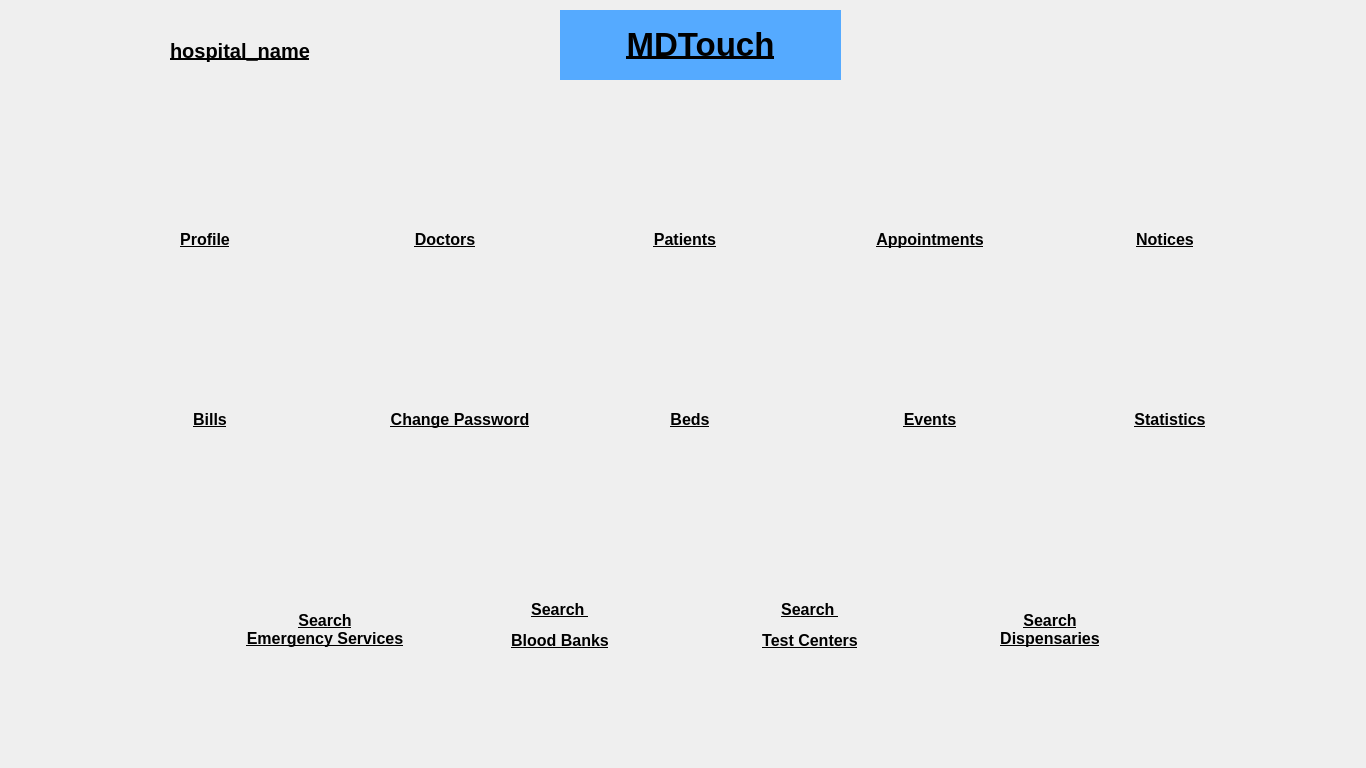
<?xml version="1.0" encoding="UTF-8"?>
<ui version="4.0">
 <class>hospitalHome</class>
 <widget class="QMainWindow" name="hospitalHome">
  <property name="geometry">
   <rect>
    <x>0</x>
    <y>0</y>
    <width>1366</width>
    <height>768</height>
   </rect>
  </property>
  <property name="windowTitle">
   <string>MainWindow</string>
  </property>
  <widget class="QWidget" name="centralwidget">
   <widget class="QLabel" name="searchBloodBanksLabel">
    <property name="geometry">
     <rect>
      <x>440</x>
      <y>590</y>
      <width>240</width>
      <height>71</height>
     </rect>
    </property>
    <property name="minimumSize">
     <size>
      <width>240</width>
      <height>40</height>
     </size>
    </property>
    <property name="maximumSize">
     <size>
      <width>240</width>
      <height>80</height>
     </size>
    </property>
    <property name="text">
     <string>&lt;html&gt;&lt;head/&gt;&lt;body&gt;&lt;p align=&quot;center&quot;&gt;&lt;span style=&quot; font-size:12pt; font-weight:600; text-decoration: underline;&quot;&gt;Search &lt;/span&gt;&lt;/p&gt;&lt;p align=&quot;center&quot;&gt;&lt;span style=&quot; font-size:12pt; font-weight:600; text-decoration: underline;&quot;&gt;Blood Banks&lt;/span&gt;&lt;/p&gt;&lt;/body&gt;&lt;/html&gt;</string>
    </property>
    <property name="alignment">
     <set>Qt::AlignCenter</set>
    </property>
   </widget>
   <widget class="QLabel" name="searchDispensariesLabel">
    <property name="geometry">
     <rect>
      <x>930</x>
      <y>590</y>
      <width>240</width>
      <height>80</height>
     </rect>
    </property>
    <property name="minimumSize">
     <size>
      <width>240</width>
      <height>80</height>
     </size>
    </property>
    <property name="maximumSize">
     <size>
      <width>240</width>
      <height>80</height>
     </size>
    </property>
    <property name="text">
     <string>&lt;html&gt;&lt;head/&gt;&lt;body&gt;&lt;p&gt;&lt;span style=&quot; font-size:12pt; font-weight:600; text-decoration: underline;&quot;&gt;Search&lt;br&gt;Dispensaries&lt;/span&gt;&lt;/p&gt;&lt;/body&gt;&lt;/html&gt;</string>
    </property>
    <property name="alignment">
     <set>Qt::AlignCenter</set>
    </property>
   </widget>
   <widget class="QPushButton" name="inbox">
    <property name="geometry">
     <rect>
      <x>1230</x>
      <y>10</y>
      <width>50</width>
      <height>50</height>
     </rect>
    </property>
    <property name="minimumSize">
     <size>
      <width>50</width>
      <height>50</height>
     </size>
    </property>
    <property name="maximumSize">
     <size>
      <width>50</width>
      <height>50</height>
     </size>
    </property>
    <property name="styleSheet">
     <string notr="true">border:none;</string>
    </property>
    <property name="text">
     <string/>
    </property>
    <property name="icon">
     <iconset>
      <normaloff>../../Images/inbox_1.png</normaloff>../../Images/inbox_1.png</iconset>
    </property>
    <property name="iconSize">
     <size>
      <width>50</width>
      <height>50</height>
     </size>
    </property>
   </widget>
   <widget class="QWidget" name="horizontalLayoutWidget_2">
    <property name="geometry">
     <rect>
      <x>20</x>
      <y>290</y>
      <width>1331</width>
      <height>111</height>
     </rect>
    </property>
    <layout class="QHBoxLayout" name="horizontalLayout_2">
     <item>
      <widget class="QPushButton" name="bills">
       <property name="minimumSize">
        <size>
         <width>100</width>
         <height>100</height>
        </size>
       </property>
       <property name="maximumSize">
        <size>
         <width>100</width>
         <height>100</height>
        </size>
       </property>
       <property name="styleSheet">
        <string notr="true">border:none;</string>
       </property>
       <property name="text">
        <string/>
       </property>
       <property name="icon">
        <iconset>
         <normaloff>../../Images/medical_bills.png</normaloff>../../Images/medical_bills.png</iconset>
       </property>
       <property name="iconSize">
        <size>
         <width>100</width>
         <height>100</height>
        </size>
       </property>
      </widget>
     </item>
     <item>
      <widget class="QPushButton" name="changePassword">
       <property name="minimumSize">
        <size>
         <width>100</width>
         <height>100</height>
        </size>
       </property>
       <property name="maximumSize">
        <size>
         <width>100</width>
         <height>100</height>
        </size>
       </property>
       <property name="styleSheet">
        <string notr="true">border:none;</string>
       </property>
       <property name="text">
        <string/>
       </property>
       <property name="icon">
        <iconset>
         <normaloff>../../Images/change_password.png</normaloff>../../Images/change_password.png</iconset>
       </property>
       <property name="iconSize">
        <size>
         <width>100</width>
         <height>100</height>
        </size>
       </property>
      </widget>
     </item>
     <item>
      <widget class="QPushButton" name="beds">
       <property name="minimumSize">
        <size>
         <width>100</width>
         <height>100</height>
        </size>
       </property>
       <property name="maximumSize">
        <size>
         <width>100</width>
         <height>100</height>
        </size>
       </property>
       <property name="styleSheet">
        <string notr="true">border:none;</string>
       </property>
       <property name="text">
        <string/>
       </property>
       <property name="icon">
        <iconset>
         <normaloff>../../Images/hospital_bed.png</normaloff>../../Images/hospital_bed.png</iconset>
       </property>
       <property name="iconSize">
        <size>
         <width>100</width>
         <height>100</height>
        </size>
       </property>
      </widget>
     </item>
     <item>
      <widget class="QPushButton" name="events">
       <property name="minimumSize">
        <size>
         <width>100</width>
         <height>100</height>
        </size>
       </property>
       <property name="maximumSize">
        <size>
         <width>100</width>
         <height>100</height>
        </size>
       </property>
       <property name="styleSheet">
        <string notr="true">border:none;</string>
       </property>
       <property name="text">
        <string/>
       </property>
       <property name="icon">
        <iconset>
         <normaloff>../../Images/event.jpg</normaloff>../../Images/event.jpg</iconset>
       </property>
       <property name="iconSize">
        <size>
         <width>100</width>
         <height>100</height>
        </size>
       </property>
      </widget>
     </item>
     <item>
      <widget class="QPushButton" name="statistics">
       <property name="minimumSize">
        <size>
         <width>100</width>
         <height>100</height>
        </size>
       </property>
       <property name="maximumSize">
        <size>
         <width>100</width>
         <height>100</height>
        </size>
       </property>
       <property name="styleSheet">
        <string notr="true">border:none;</string>
       </property>
       <property name="text">
        <string/>
       </property>
       <property name="icon">
        <iconset>
         <normaloff>../../Images/statistics.png</normaloff>../../Images/statistics.png</iconset>
       </property>
       <property name="iconSize">
        <size>
         <width>100</width>
         <height>100</height>
        </size>
       </property>
      </widget>
     </item>
    </layout>
   </widget>
   <widget class="QLabel" name="title">
    <property name="geometry">
     <rect>
      <x>560</x>
      <y>10</y>
      <width>281</width>
      <height>70</height>
     </rect>
    </property>
    <property name="sizePolicy">
     <sizepolicy hsizetype="Fixed" vsizetype="Fixed">
      <horstretch>0</horstretch>
      <verstretch>0</verstretch>
     </sizepolicy>
    </property>
    <property name="minimumSize">
     <size>
      <width>0</width>
      <height>50</height>
     </size>
    </property>
    <property name="maximumSize">
     <size>
      <width>400</width>
      <height>70</height>
     </size>
    </property>
    <property name="styleSheet">
     <string notr="true">background-color: rgb(85, 170, 255);</string>
    </property>
    <property name="text">
     <string>&lt;!DOCTYPE HTML PUBLIC &quot;-//W3C//DTD HTML 4.0//EN&quot; &quot;http://www.w3.org/TR/REC-html40/strict.dtd&quot;&gt;
&lt;html&gt;&lt;head&gt;&lt;meta name=&quot;qrichtext&quot; content=&quot;1&quot; /&gt;&lt;style type=&quot;text/css&quot;&gt;
p, li { white-space: pre-wrap; }
&lt;/style&gt;&lt;/head&gt;&lt;body style=&quot; font-family:'MS Shell Dlg 2'; font-size:8pt; font-weight:400; font-style:normal;&quot;&gt;
&lt;p align=&quot;center&quot; style=&quot; margin-top:12px; margin-bottom:12px; margin-left:0px; margin-right:0px; -qt-block-indent:0; text-indent:0px;&quot;&gt;&lt;span style=&quot; font-size:25pt; font-weight:600; text-decoration: underline;&quot;&gt;MDTouch&lt;/span&gt;&lt;/p&gt;&lt;/body&gt;&lt;/html&gt;</string>
    </property>
   </widget>
   <widget class="QLabel" name="appointmentsLabel">
    <property name="geometry">
     <rect>
      <x>840</x>
      <y>220</y>
      <width>180</width>
      <height>40</height>
     </rect>
    </property>
    <property name="minimumSize">
     <size>
      <width>180</width>
      <height>40</height>
     </size>
    </property>
    <property name="maximumSize">
     <size>
      <width>180</width>
      <height>40</height>
     </size>
    </property>
    <property name="text">
     <string>&lt;html&gt;&lt;head/&gt;&lt;body&gt;&lt;p&gt;&lt;span style=&quot; font-size:12pt; font-weight:600; text-decoration: underline;&quot;&gt;Appointments&lt;/span&gt;&lt;/p&gt;&lt;/body&gt;&lt;/html&gt;</string>
    </property>
    <property name="alignment">
     <set>Qt::AlignCenter</set>
    </property>
   </widget>
   <widget class="QWidget" name="horizontalLayoutWidget_3">
    <property name="geometry">
     <rect>
      <x>150</x>
      <y>480</y>
      <width>1071</width>
      <height>111</height>
     </rect>
    </property>
    <layout class="QHBoxLayout" name="horizontalLayout_3">
     <item>
      <widget class="QPushButton" name="searchEmergencyServices">
       <property name="minimumSize">
        <size>
         <width>100</width>
         <height>100</height>
        </size>
       </property>
       <property name="maximumSize">
        <size>
         <width>100</width>
         <height>100</height>
        </size>
       </property>
       <property name="styleSheet">
        <string notr="true">border:none;</string>
       </property>
       <property name="text">
        <string/>
       </property>
       <property name="icon">
        <iconset>
         <normaloff>../../Images/emergency.png</normaloff>../../Images/emergency.png</iconset>
       </property>
       <property name="iconSize">
        <size>
         <width>100</width>
         <height>100</height>
        </size>
       </property>
      </widget>
     </item>
     <item>
      <widget class="QPushButton" name="searchBloodBankCenters">
       <property name="minimumSize">
        <size>
         <width>100</width>
         <height>100</height>
        </size>
       </property>
       <property name="maximumSize">
        <size>
         <width>100</width>
         <height>100</height>
        </size>
       </property>
       <property name="styleSheet">
        <string notr="true">border:none;</string>
       </property>
       <property name="text">
        <string/>
       </property>
       <property name="icon">
        <iconset>
         <normaloff>../../Images/view_bloodBanks.png</normaloff>../../Images/view_bloodBanks.png</iconset>
       </property>
       <property name="iconSize">
        <size>
         <width>100</width>
         <height>100</height>
        </size>
       </property>
      </widget>
     </item>
     <item>
      <widget class="QPushButton" name="searchTestCenters">
       <property name="minimumSize">
        <size>
         <width>100</width>
         <height>100</height>
        </size>
       </property>
       <property name="maximumSize">
        <size>
         <width>100</width>
         <height>100</height>
        </size>
       </property>
       <property name="styleSheet">
        <string notr="true">border:none;</string>
       </property>
       <property name="text">
        <string/>
       </property>
       <property name="icon">
        <iconset>
         <normaloff>../../Images/search_testCenters.png</normaloff>../../Images/search_testCenters.png</iconset>
       </property>
       <property name="iconSize">
        <size>
         <width>100</width>
         <height>100</height>
        </size>
       </property>
      </widget>
     </item>
     <item>
      <widget class="QPushButton" name="searchDispensaries">
       <property name="minimumSize">
        <size>
         <width>100</width>
         <height>100</height>
        </size>
       </property>
       <property name="maximumSize">
        <size>
         <width>100</width>
         <height>100</height>
        </size>
       </property>
       <property name="styleSheet">
        <string notr="true">border:none;</string>
       </property>
       <property name="text">
        <string/>
       </property>
       <property name="icon">
        <iconset>
         <normaloff>../../Images/search_medicines.png</normaloff>../../Images/search_medicines.png</iconset>
       </property>
       <property name="iconSize">
        <size>
         <width>100</width>
         <height>100</height>
        </size>
       </property>
      </widget>
     </item>
    </layout>
   </widget>
   <widget class="QWidget" name="horizontalLayoutWidget">
    <property name="geometry">
     <rect>
      <x>20</x>
      <y>110</y>
      <width>1331</width>
      <height>109</height>
     </rect>
    </property>
    <layout class="QHBoxLayout" name="horizontalLayout">
     <item>
      <widget class="QPushButton" name="profile">
       <property name="minimumSize">
        <size>
         <width>100</width>
         <height>100</height>
        </size>
       </property>
       <property name="maximumSize">
        <size>
         <width>100</width>
         <height>100</height>
        </size>
       </property>
       <property name="styleSheet">
        <string notr="true">border:none;</string>
       </property>
       <property name="text">
        <string/>
       </property>
       <property name="icon">
        <iconset>
         <normaloff>../../Images/edit_profile.png</normaloff>../../Images/edit_profile.png</iconset>
       </property>
       <property name="iconSize">
        <size>
         <width>100</width>
         <height>100</height>
        </size>
       </property>
      </widget>
     </item>
     <item>
      <widget class="QPushButton" name="doctors">
       <property name="minimumSize">
        <size>
         <width>100</width>
         <height>100</height>
        </size>
       </property>
       <property name="maximumSize">
        <size>
         <width>100</width>
         <height>100</height>
        </size>
       </property>
       <property name="styleSheet">
        <string notr="true">border:none;</string>
       </property>
       <property name="text">
        <string/>
       </property>
       <property name="icon">
        <iconset>
         <normaloff>../../Images/doc.png</normaloff>../../Images/doc.png</iconset>
       </property>
       <property name="iconSize">
        <size>
         <width>100</width>
         <height>100</height>
        </size>
       </property>
      </widget>
     </item>
     <item>
      <widget class="QPushButton" name="patients">
       <property name="minimumSize">
        <size>
         <width>100</width>
         <height>100</height>
        </size>
       </property>
       <property name="maximumSize">
        <size>
         <width>100</width>
         <height>100</height>
        </size>
       </property>
       <property name="styleSheet">
        <string notr="true">border:none;</string>
       </property>
       <property name="text">
        <string/>
       </property>
       <property name="icon">
        <iconset>
         <normaloff>../../Images/patients.png</normaloff>../../Images/patients.png</iconset>
       </property>
       <property name="iconSize">
        <size>
         <width>100</width>
         <height>100</height>
        </size>
       </property>
      </widget>
     </item>
     <item>
      <widget class="QPushButton" name="appointments">
       <property name="minimumSize">
        <size>
         <width>100</width>
         <height>100</height>
        </size>
       </property>
       <property name="maximumSize">
        <size>
         <width>100</width>
         <height>100</height>
        </size>
       </property>
       <property name="styleSheet">
        <string notr="true">border:none;</string>
       </property>
       <property name="text">
        <string/>
       </property>
       <property name="icon">
        <iconset>
         <normaloff>../../Images/appointments.png</normaloff>../../Images/appointments.png</iconset>
       </property>
       <property name="iconSize">
        <size>
         <width>100</width>
         <height>100</height>
        </size>
       </property>
      </widget>
     </item>
     <item>
      <widget class="QPushButton" name="notices">
       <property name="minimumSize">
        <size>
         <width>100</width>
         <height>100</height>
        </size>
       </property>
       <property name="maximumSize">
        <size>
         <width>100</width>
         <height>100</height>
        </size>
       </property>
       <property name="styleSheet">
        <string notr="true">border:none;</string>
       </property>
       <property name="text">
        <string/>
       </property>
       <property name="icon">
        <iconset>
         <normaloff>../../Images/notices.png</normaloff>../../Images/notices.png</iconset>
       </property>
       <property name="iconSize">
        <size>
         <width>100</width>
         <height>100</height>
        </size>
       </property>
      </widget>
     </item>
    </layout>
   </widget>
   <widget class="QLabel" name="billsLabel">
    <property name="geometry">
     <rect>
      <x>90</x>
      <y>400</y>
      <width>240</width>
      <height>40</height>
     </rect>
    </property>
    <property name="minimumSize">
     <size>
      <width>240</width>
      <height>40</height>
     </size>
    </property>
    <property name="maximumSize">
     <size>
      <width>240</width>
      <height>40</height>
     </size>
    </property>
    <property name="text">
     <string>&lt;html&gt;&lt;head/&gt;&lt;body&gt;&lt;p&gt;&lt;span style=&quot; font-size:12pt; font-weight:600; text-decoration: underline;&quot;&gt;Bills&lt;/span&gt;&lt;/p&gt;&lt;/body&gt;&lt;/html&gt;</string>
    </property>
    <property name="alignment">
     <set>Qt::AlignCenter</set>
    </property>
   </widget>
   <widget class="QLabel" name="noticesLabel">
    <property name="geometry">
     <rect>
      <x>1090</x>
      <y>220</y>
      <width>150</width>
      <height>40</height>
     </rect>
    </property>
    <property name="minimumSize">
     <size>
      <width>150</width>
      <height>40</height>
     </size>
    </property>
    <property name="maximumSize">
     <size>
      <width>150</width>
      <height>40</height>
     </size>
    </property>
    <property name="text">
     <string>&lt;html&gt;&lt;head/&gt;&lt;body&gt;&lt;p&gt;&lt;span style=&quot; font-size:12pt; font-weight:600; text-decoration: underline;&quot;&gt;Notices&lt;/span&gt;&lt;/p&gt;&lt;/body&gt;&lt;/html&gt;</string>
    </property>
    <property name="alignment">
     <set>Qt::AlignCenter</set>
    </property>
   </widget>
   <widget class="QLabel" name="searchTestCentersLabel">
    <property name="geometry">
     <rect>
      <x>690</x>
      <y>590</y>
      <width>240</width>
      <height>71</height>
     </rect>
    </property>
    <property name="minimumSize">
     <size>
      <width>240</width>
      <height>40</height>
     </size>
    </property>
    <property name="maximumSize">
     <size>
      <width>240</width>
      <height>80</height>
     </size>
    </property>
    <property name="text">
     <string>&lt;html&gt;&lt;head/&gt;&lt;body&gt;&lt;p align=&quot;center&quot;&gt;&lt;span style=&quot; font-size:12pt; font-weight:600; text-decoration: underline;&quot;&gt;Search &lt;/span&gt;&lt;/p&gt;&lt;p align=&quot;center&quot;&gt;&lt;span style=&quot; font-size:12pt; font-weight:600; text-decoration: underline;&quot;&gt;Test Centers&lt;/span&gt;&lt;/p&gt;&lt;/body&gt;&lt;/html&gt;</string>
    </property>
    <property name="alignment">
     <set>Qt::AlignCenter</set>
    </property>
   </widget>
   <widget class="QPushButton" name="logout">
    <property name="geometry">
     <rect>
      <x>1300</x>
      <y>10</y>
      <width>50</width>
      <height>50</height>
     </rect>
    </property>
    <property name="minimumSize">
     <size>
      <width>50</width>
      <height>50</height>
     </size>
    </property>
    <property name="maximumSize">
     <size>
      <width>50</width>
      <height>50</height>
     </size>
    </property>
    <property name="styleSheet">
     <string notr="true">border:none;</string>
    </property>
    <property name="text">
     <string/>
    </property>
    <property name="icon">
     <iconset>
      <normaloff>../../Images/LogoutIcon.png</normaloff>../../Images/LogoutIcon.png</iconset>
    </property>
    <property name="iconSize">
     <size>
      <width>50</width>
      <height>50</height>
     </size>
    </property>
   </widget>
   <widget class="QLabel" name="patientsLabel">
    <property name="geometry">
     <rect>
      <x>610</x>
      <y>220</y>
      <width>150</width>
      <height>40</height>
     </rect>
    </property>
    <property name="minimumSize">
     <size>
      <width>150</width>
      <height>40</height>
     </size>
    </property>
    <property name="maximumSize">
     <size>
      <width>150</width>
      <height>40</height>
     </size>
    </property>
    <property name="text">
     <string>&lt;html&gt;&lt;head/&gt;&lt;body&gt;&lt;p&gt;&lt;span style=&quot; font-size:12pt; font-weight:600; text-decoration: underline;&quot;&gt;Patients&lt;/span&gt;&lt;/p&gt;&lt;/body&gt;&lt;/html&gt;</string>
    </property>
    <property name="alignment">
     <set>Qt::AlignCenter</set>
    </property>
   </widget>
   <widget class="QLabel" name="profileLabel">
    <property name="geometry">
     <rect>
      <x>130</x>
      <y>220</y>
      <width>150</width>
      <height>40</height>
     </rect>
    </property>
    <property name="minimumSize">
     <size>
      <width>150</width>
      <height>40</height>
     </size>
    </property>
    <property name="maximumSize">
     <size>
      <width>150</width>
      <height>40</height>
     </size>
    </property>
    <property name="text">
     <string>&lt;html&gt;&lt;head/&gt;&lt;body&gt;&lt;p&gt;&lt;span style=&quot; font-size:12pt; font-weight:600; text-decoration: underline;&quot;&gt;Profile&lt;/span&gt;&lt;/p&gt;&lt;/body&gt;&lt;/html&gt;</string>
    </property>
    <property name="alignment">
     <set>Qt::AlignCenter</set>
    </property>
   </widget>
   <widget class="QLabel" name="consultsLabel">
    <property name="geometry">
     <rect>
      <x>370</x>
      <y>220</y>
      <width>150</width>
      <height>40</height>
     </rect>
    </property>
    <property name="minimumSize">
     <size>
      <width>150</width>
      <height>40</height>
     </size>
    </property>
    <property name="maximumSize">
     <size>
      <width>150</width>
      <height>40</height>
     </size>
    </property>
    <property name="text">
     <string>&lt;html&gt;&lt;head/&gt;&lt;body&gt;&lt;p&gt;&lt;span style=&quot; font-size:12pt; font-weight:600; text-decoration: underline;&quot;&gt;Doctors&lt;/span&gt;&lt;/p&gt;&lt;/body&gt;&lt;/html&gt;</string>
    </property>
    <property name="alignment">
     <set>Qt::AlignCenter</set>
    </property>
   </widget>
   <widget class="QLabel" name="searchHospitalsLabel">
    <property name="geometry">
     <rect>
      <x>200</x>
      <y>590</y>
      <width>250</width>
      <height>80</height>
     </rect>
    </property>
    <property name="minimumSize">
     <size>
      <width>250</width>
      <height>80</height>
     </size>
    </property>
    <property name="maximumSize">
     <size>
      <width>250</width>
      <height>80</height>
     </size>
    </property>
    <property name="text">
     <string>&lt;html&gt;&lt;head/&gt;&lt;body&gt;&lt;p&gt;&lt;span style=&quot; font-size:12pt; font-weight:600; text-decoration: underline;&quot;&gt;Search&lt;br&gt;Emergency Services&lt;/span&gt;&lt;/p&gt;&lt;/body&gt;&lt;/html&gt;</string>
    </property>
    <property name="alignment">
     <set>Qt::AlignCenter</set>
    </property>
   </widget>
   <widget class="QLabel" name="changePasswordLabel">
    <property name="geometry">
     <rect>
      <x>340</x>
      <y>400</y>
      <width>240</width>
      <height>40</height>
     </rect>
    </property>
    <property name="minimumSize">
     <size>
      <width>240</width>
      <height>40</height>
     </size>
    </property>
    <property name="maximumSize">
     <size>
      <width>240</width>
      <height>40</height>
     </size>
    </property>
    <property name="text">
     <string>&lt;html&gt;&lt;head/&gt;&lt;body&gt;&lt;p&gt;&lt;span style=&quot; font-size:12pt; font-weight:600; text-decoration: underline;&quot;&gt;Change Password&lt;/span&gt;&lt;/p&gt;&lt;/body&gt;&lt;/html&gt;</string>
    </property>
    <property name="alignment">
     <set>Qt::AlignCenter</set>
    </property>
   </widget>
   <widget class="QLabel" name="hospitalName">
    <property name="geometry">
     <rect>
      <x>170</x>
      <y>20</y>
      <width>400</width>
      <height>61</height>
     </rect>
    </property>
    <property name="sizePolicy">
     <sizepolicy hsizetype="Fixed" vsizetype="Fixed">
      <horstretch>0</horstretch>
      <verstretch>0</verstretch>
     </sizepolicy>
    </property>
    <property name="minimumSize">
     <size>
      <width>100</width>
      <height>30</height>
     </size>
    </property>
    <property name="maximumSize">
     <size>
      <width>400</width>
      <height>100</height>
     </size>
    </property>
    <property name="styleSheet">
     <string notr="true">font-size:15pt;
font-weight:bold;
text-decoration: underline</string>
    </property>
    <property name="text">
     <string>hospital_name</string>
    </property>
   </widget>
   <widget class="QLabel" name="bedsLabel">
    <property name="geometry">
     <rect>
      <x>570</x>
      <y>400</y>
      <width>240</width>
      <height>40</height>
     </rect>
    </property>
    <property name="minimumSize">
     <size>
      <width>240</width>
      <height>40</height>
     </size>
    </property>
    <property name="maximumSize">
     <size>
      <width>240</width>
      <height>40</height>
     </size>
    </property>
    <property name="text">
     <string>&lt;html&gt;&lt;head/&gt;&lt;body&gt;&lt;p&gt;&lt;span style=&quot; font-size:12pt; font-weight:600; text-decoration: underline;&quot;&gt;Beds&lt;/span&gt;&lt;/p&gt;&lt;/body&gt;&lt;/html&gt;</string>
    </property>
    <property name="alignment">
     <set>Qt::AlignCenter</set>
    </property>
   </widget>
   <widget class="QLabel" name="eventsLabel">
    <property name="geometry">
     <rect>
      <x>810</x>
      <y>400</y>
      <width>240</width>
      <height>40</height>
     </rect>
    </property>
    <property name="minimumSize">
     <size>
      <width>240</width>
      <height>40</height>
     </size>
    </property>
    <property name="maximumSize">
     <size>
      <width>240</width>
      <height>40</height>
     </size>
    </property>
    <property name="text">
     <string>&lt;html&gt;&lt;head/&gt;&lt;body&gt;&lt;p&gt;&lt;span style=&quot; font-size:12pt; font-weight:600; text-decoration: underline;&quot;&gt;Events&lt;/span&gt;&lt;/p&gt;&lt;/body&gt;&lt;/html&gt;</string>
    </property>
    <property name="alignment">
     <set>Qt::AlignCenter</set>
    </property>
   </widget>
   <widget class="QLabel" name="statisticsLabel">
    <property name="geometry">
     <rect>
      <x>1050</x>
      <y>400</y>
      <width>240</width>
      <height>40</height>
     </rect>
    </property>
    <property name="minimumSize">
     <size>
      <width>240</width>
      <height>40</height>
     </size>
    </property>
    <property name="maximumSize">
     <size>
      <width>240</width>
      <height>40</height>
     </size>
    </property>
    <property name="text">
     <string>&lt;html&gt;&lt;head/&gt;&lt;body&gt;&lt;p&gt;&lt;span style=&quot; font-size:12pt; font-weight:600; text-decoration: underline;&quot;&gt;Statistics&lt;/span&gt;&lt;/p&gt;&lt;/body&gt;&lt;/html&gt;</string>
    </property>
    <property name="alignment">
     <set>Qt::AlignCenter</set>
    </property>
   </widget>
  </widget>
 </widget>
 <resources/>
 <connections/>
</ui>
